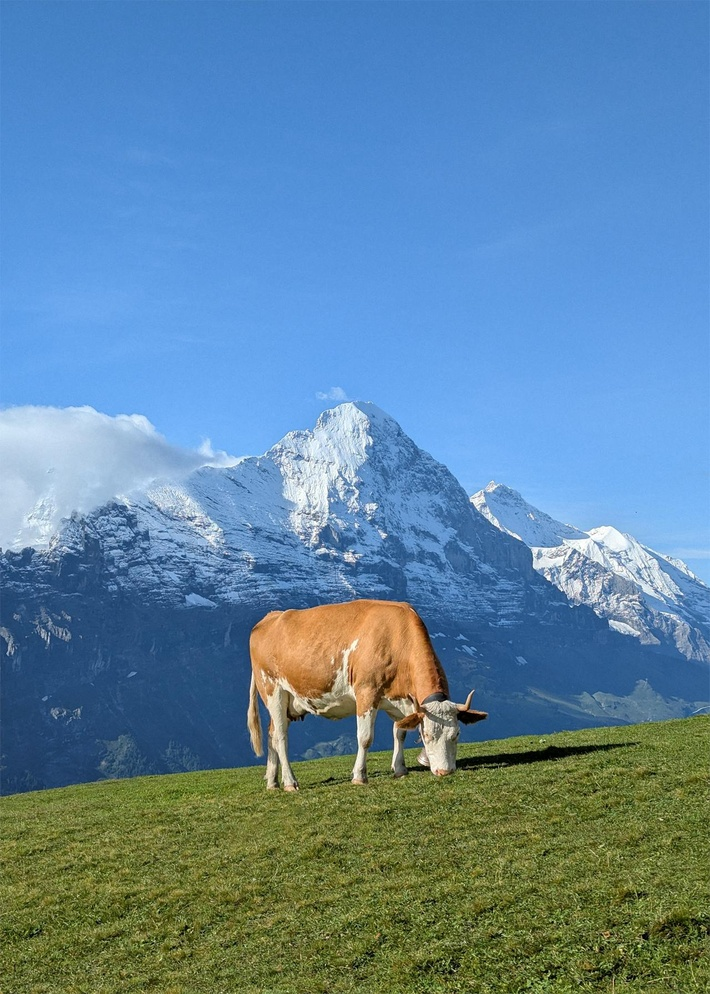
#> input picture lab4/img/image3.jpg, 710 x 994 px, shrunk from 1280 x 1792 before the run
$ python main.py
#> lines starting #> are read from the running program, lines starting #| are printed output that depends on the picture
### lab4/utils/derivar.py
import cv2

def derivarX(image, width, height):
    """
    Deriva la imagen en la direccion X, agarrando el siguiente pixel restando al pixel actual
    """
    image_copy = image.copy()

    gray = cv2.cvtColor(image, cv2.COLOR_BGR2GRAY) # convertir a escala de grises para facilitar la derivada

    for y in range(height):
        for x in range(width - 1):
            # Restar el siguiente pixel al pixel actual
            gx = abs(int(gray[y, x+1]) - int(gray[y, x]))
            image_copy[y, x] = gx

    return image_copy

def derivarY(image, width, height):
    """
    Deriva la imagen en la direccion Y, agarrando el siguiente pixel restando al pixel actual
    """
    image_copy = image.copy()
    gray = cv2.cvtColor(image, cv2.COLOR_BGR2GRAY)
    for y in range(height - 1):
        for x in range(width):
            # Restar el siguiente pixel al pixel actual
            gy = abs(int(gray[y+1, x]) - int(gray[y, x]))
            image_copy[y, x] = gy

    return image_copy

# [28 lines left out: functions derivarXBGR, derivarYBGR, not called in this run]

### tarea2/utils/superponer.py

def superponer(imagenX, imagenY, height, width):
    """
    Superpone las dos imagenes derivadas
    """
    superpuesta = imagenX.copy()
    for y in range(height):
        for x in range(width):
            superpuesta[y, x] = (imagenX[y, x] + imagenY[y, x])

    return superpuesta


# [10 lines left out: function superponerOriginal, not called in this run]

### lab4/main.py
import cv2
import utils.derivar
import utils.superponer

IMAGE_PATH = "img/image3.jpg"

def main():
    # Cargar imagen
    image = cv2.imread(IMAGE_PATH)
#> image is the input picture: shape (994, 710, 3); mean B, G, R 160.6, 133.8, 95.8
    width, height = image.shape[1], image.shape[0]
#> width = 710; height = 994
    print(f"Image dimensions: {width}x{height}")
#| Image dimensions: 710x994

    if image is None:
        print("Error: Could not load image.")
        return

    image_derivada_x = utils.derivar.derivarX(image, width, height)
#> in derivarX, `gray = cv2.cvtColor(image, cv2.COLOR_BGR2GRAY)`:
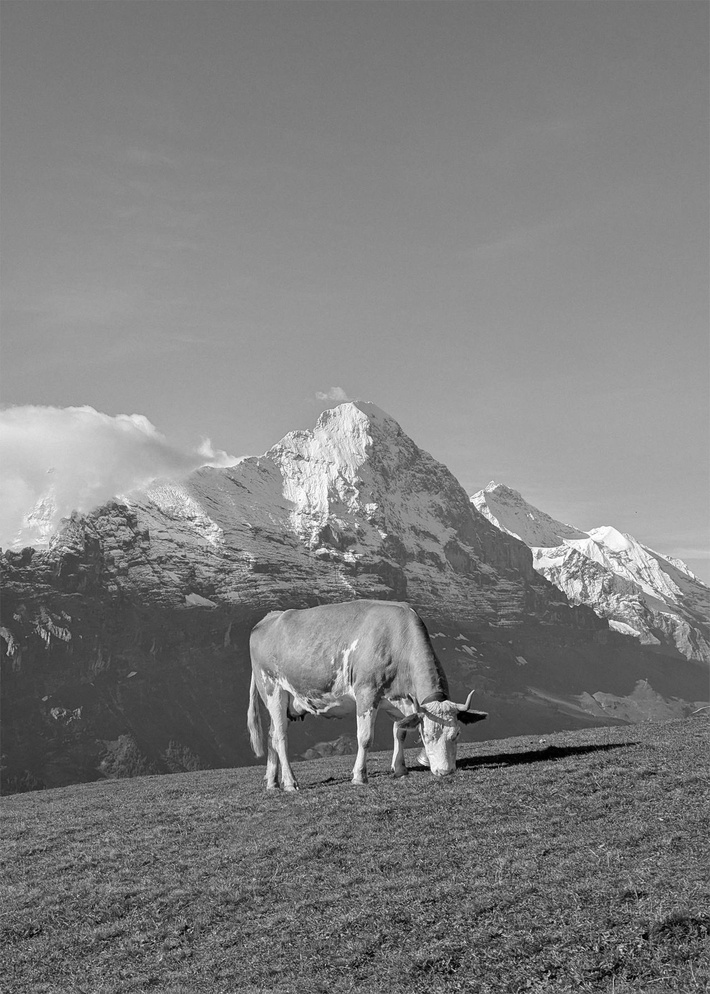
#> gray: shape (994, 710); min 0, max 255, mean 125.4
#> after the loop in derivarX, `for y in range(height):`:
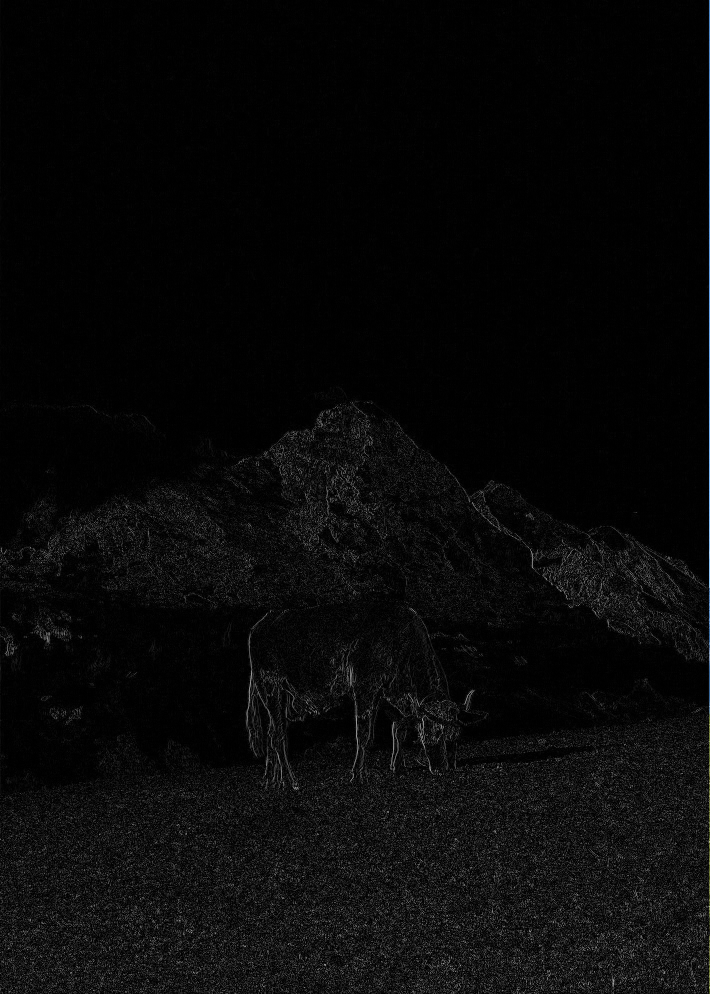
#> image_copy: shape (994, 710, 3); mean B, G, R 9, 8.9, 8.9
    image_derivada_y = utils.derivar.derivarY(image, width, height)
    superpuesta = utils.superponer.superponer(image_derivada_x, image_derivada_y, height, width)
#> after the loop in superponer, `for y in range(height):`:
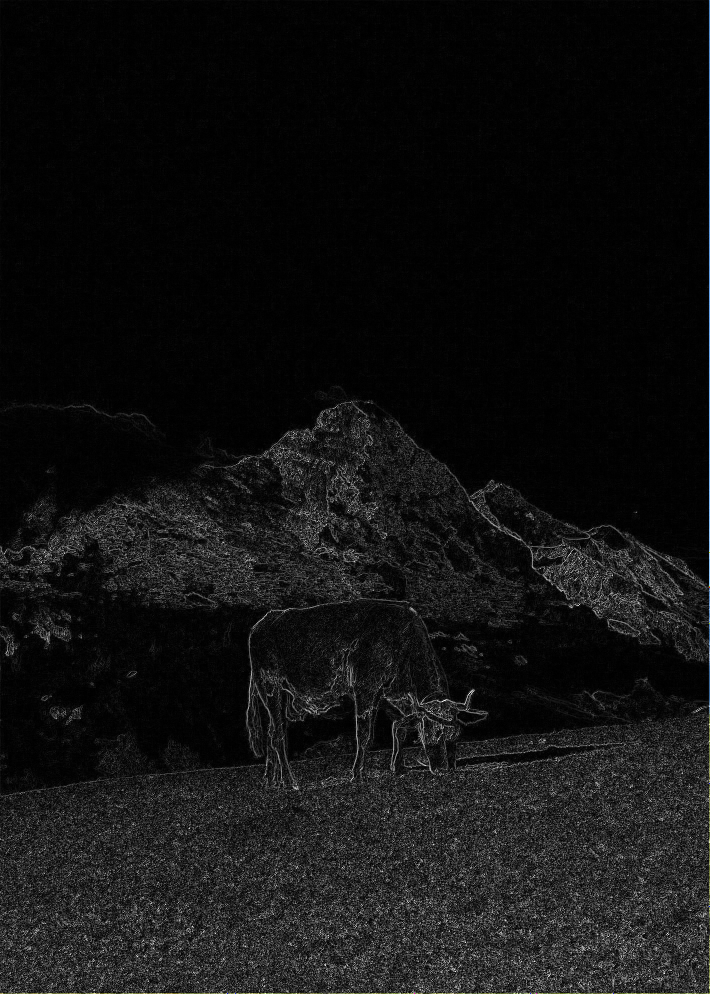
#> superpuesta: shape (994, 710, 3); mean B, G, R 18.3, 18.3, 18.2

    # [11 lines of commented-out code are left out]

    cv2.imwrite("img/derivada_imagen3_x.jpg", image_derivada_x)
    cv2.imwrite("img/derivada_imagen3_y.jpg", image_derivada_y)
    cv2.imwrite("img/superpuesta_imagen3.jpg", superpuesta)


if __name__ == "__main__":
    main()

$ run again, with lab4/img/image1.jpg copied over lab4/img/image3.jpg
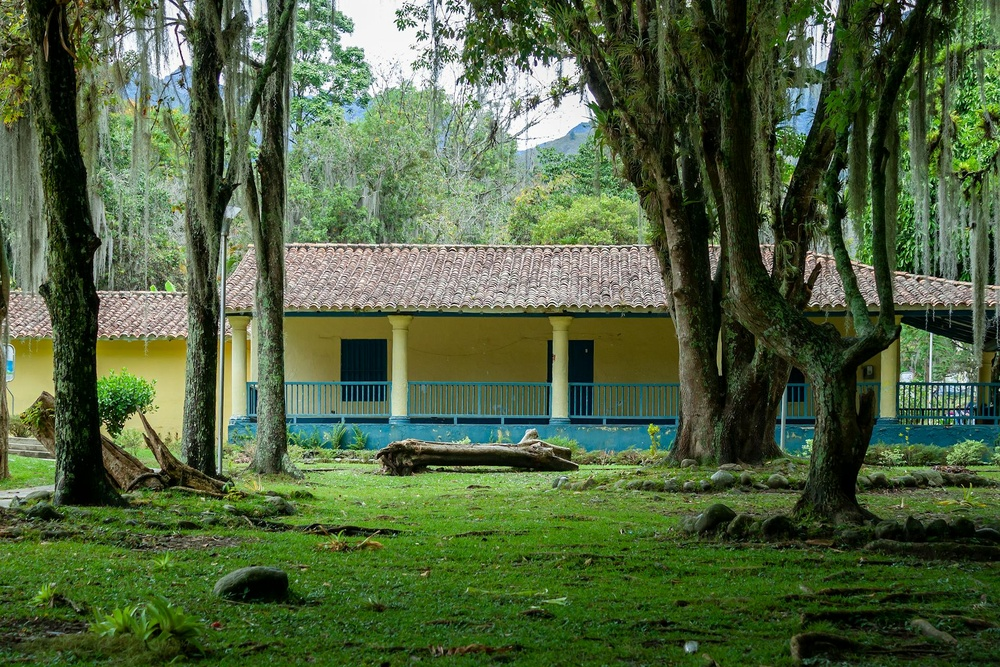
#> input picture lab4/img/image1.jpg, 1000 x 667 px, shrunk from 1920 x 1280 before the run
#> in main, image is the input picture: shape (667, 1000, 3); mean B, G, R 63.6, 99.1, 80.1
#| Image dimensions: 1000x667
#> after the loop in derivarY, `for y in range(height - 1):`:
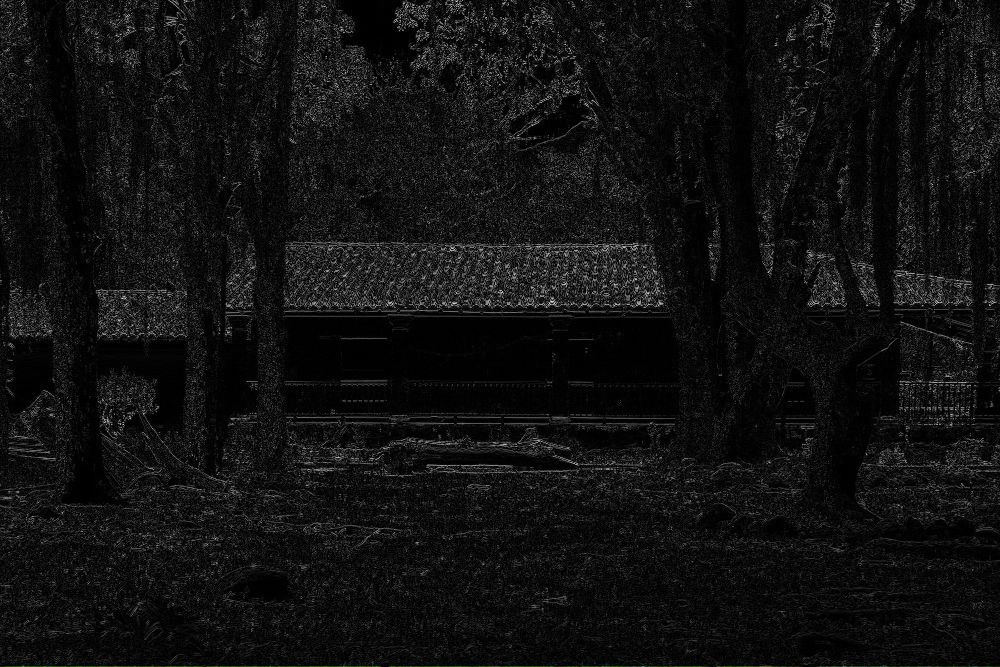
#> image_copy: shape (667, 1000, 3); mean B, G, R 16.8, 16.9, 16.9
#> after the loop in superponer, `for y in range(height):`:
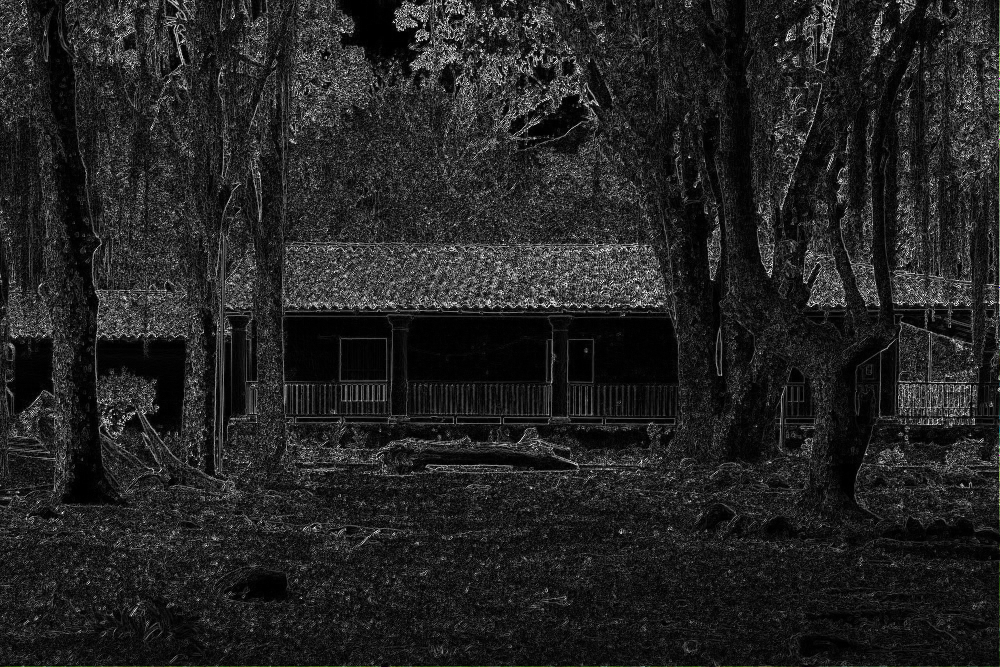
#> superpuesta: shape (667, 1000, 3); mean B, G, R 34.5, 34.7, 34.6

$ run again, with lab4/img/image2.jpg copied over lab4/img/image3.jpg
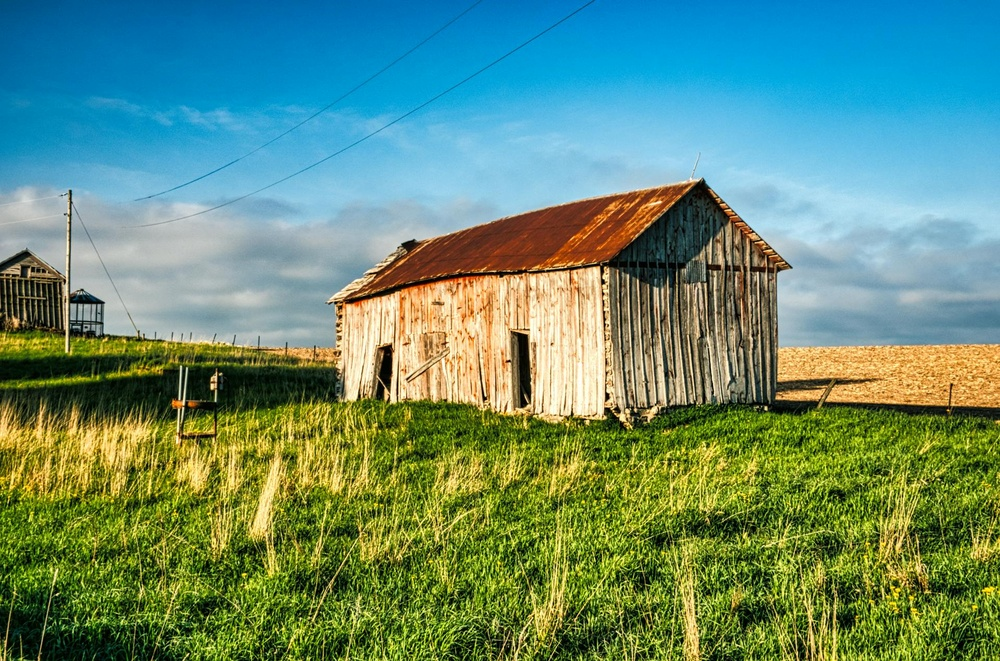
#> input picture lab4/img/image2.jpg, 1000 x 661 px, shrunk from 1919 x 1268 before the run
#> in main, image is the input picture: shape (661, 1000, 3); mean B, G, R 114.8, 140.3, 101.9
#| Image dimensions: 1000x661
#> after the loop in derivarY, `for y in range(height - 1):`:
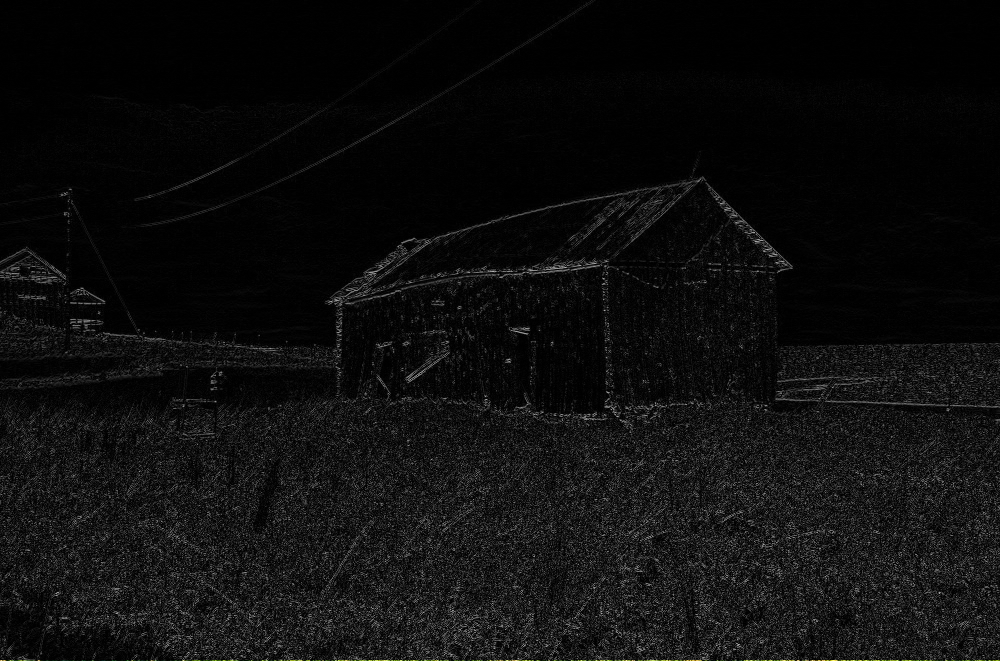
#> image_copy: shape (661, 1000, 3); mean B, G, R 13.9, 14.1, 14
#> after the loop in superponer, `for y in range(height):`:
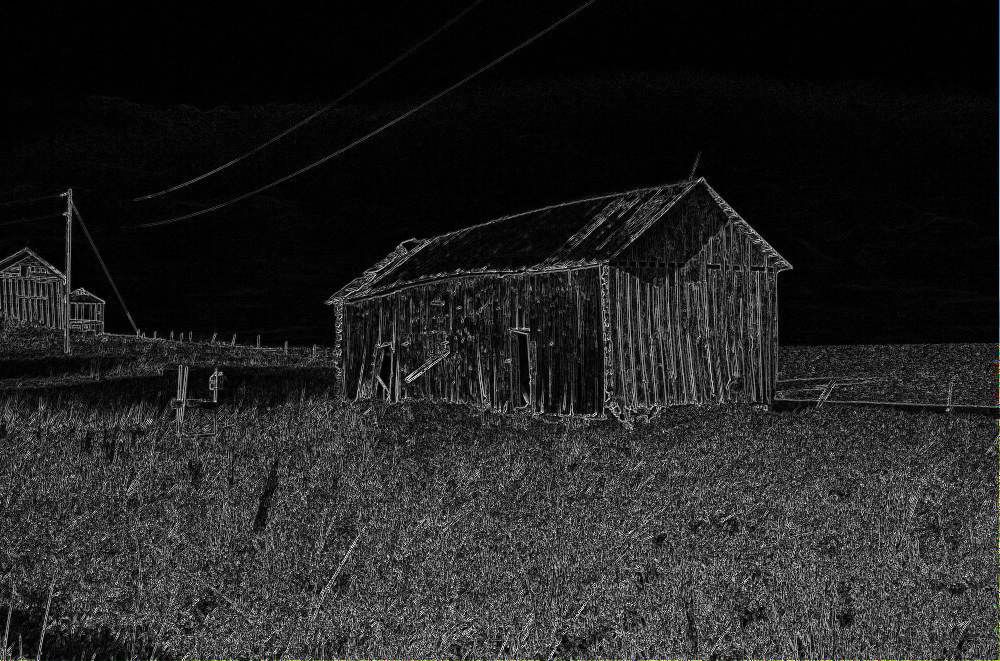
#> superpuesta: shape (661, 1000, 3); mean B, G, R 34.2, 34.3, 34.2
